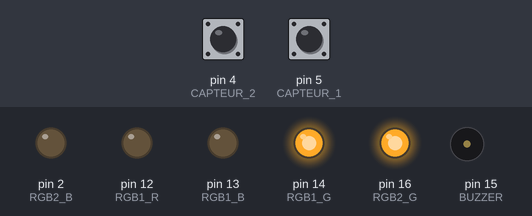
Bench run of a sketch on a simulated Arduino Uno, built with avr-gcc and run on an emulated ATmega328P. Shown: output pins drawn as LEDs (lit = HIGH), buzzer (waves = sounding). Inputs (shaded band) come from the test bench; at power-on: pin 4 (CAPTEUR_2) LOW, pin 5 (CAPTEUR_1) LOW. Pins used as bus, display or sensor lines are not drawn; what the sketch prints to the serial monitor is not drawn.

Above: at 1.2 s.
1.3 s: pin 4 (CAPTEUR_2) pulsed HIGH 2 times (0.12 s each, 0.3 s apart)
At 1.9 s:
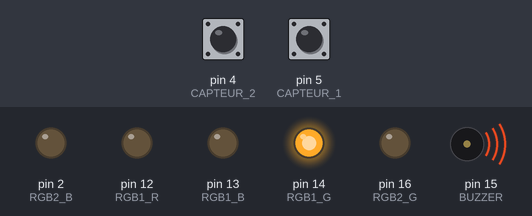
At 3.7 s:
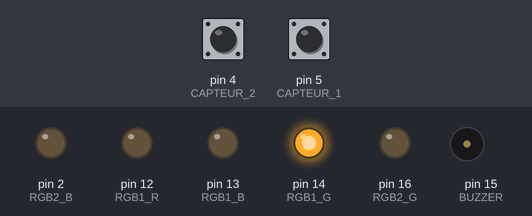
4.1 s: pin 5 (CAPTEUR_1) pulsed HIGH 2 times (0.12 s each, 0.3 s apart)
At 7.0 s:
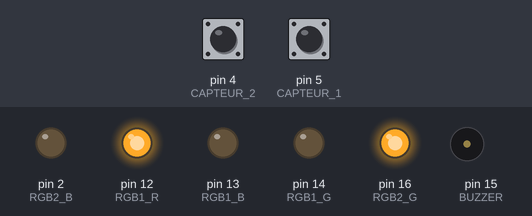
Timing chart, 0 to 10.7 s (numbered marks = the images above; inputs shaded):
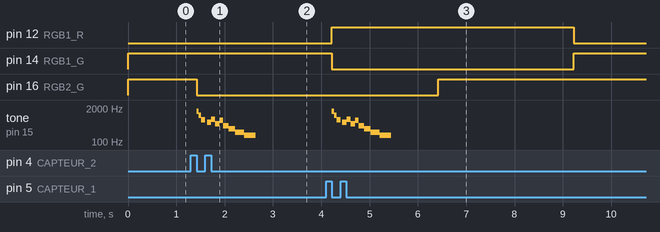

Measured:
- after the input at 1.3 s, pin 16 (RGB2_G): HIGH → LOW after 0.12 s; tone on pin 15 (BUZZER): plays 1500 Hz for 0.05 s, 1050 Hz for 0.06 s, 700 Hz for 0.08 s, 560 Hz for 0.09 s, 750 Hz for 0.08 s, 500 Hz for 0.09 s … (11 notes in this stretch), starting after 0.12 s
- after the input at 4.1 s, pin 12 (RGB1_R): LOW → HIGH after 0.12 s, → LOW 5.0 s later; pin 14 (RGB1_G): HIGH → LOW after 0.12 s, → HIGH 5.0 s later; tone on pin 15 (BUZZER): plays 1500 Hz for 0.05 s, 1050 Hz for 0.06 s, 700 Hz for 0.08 s, 560 Hz for 0.09 s, 750 Hz for 0.08 s, 500 Hz for 0.09 s … (11 notes in this stretch), starting after 0.12 s

The sketch:

cibles.ino
```cpp
// =========================
// CAPTEURS LUMINEUX
// =========================
#define CAPTEUR_1 5   // D1
#define CAPTEUR_2 4   // D2

// =========================
// RGB 1 - PERSONNAGE 1
// =========================
#define RGB1_G 14      // D5
#define RGB1_R 12      // D6
#define RGB1_B 13      // D7

// =========================
// RGB 2 - PERSONNAGE 2
// =========================
#define RGB2_G 16      // D0
#define RGB2_R 0       // D3
#define RGB2_B 2       // D4

#define BUZZER 15      // D8

bool mort1 = false;
bool mort2 = false;
bool pret1 = false;
bool pret2 = false;
unsigned long touche1A = 0;
unsigned long touche2A = 0;

const unsigned long DELAI_REINITIALISATION = 5000; // 5 secondes
// Son de KO arcade : attaque, tremblement, puis chute grave.
// Une frequence de 0 correspond a une courte pause.
const int NOTES_KO[] = {1500, 1050, 700, 0, 560, 750, 500, 680, 420, 320, 240, 180};
const unsigned long DUREES_KO[] = {45, 55, 80, 35, 90, 75, 90, 75, 110, 140, 180, 240};
const int NOMBRE_NOTES = sizeof(NOTES_KO) / sizeof(NOTES_KO[0]);
const int NIVEAU_LASER = LOW; // Le recepteur passe a LOW quand il est eclaire
const unsigned long INTERVALLE_AFFICHAGE = 200;
unsigned long dernierAffichage = 0;
unsigned long debutNote = 0;
int noteActuelle = 0;
bool buzzerActif = false;


// =========================
// COULEUR RGB
// =========================
void vertRGB(int G, int R, int B) {
  digitalWrite(G, HIGH);
  digitalWrite(R, LOW);
  digitalWrite(B, LOW);
}

void rougeRGB(int G, int R, int B) {
  digitalWrite(G, LOW);
  digitalWrite(R, HIGH);
  digitalWrite(B, LOW);
}

void sonner(unsigned long maintenant) {
  noteActuelle = 0;
  debutNote = maintenant;
  buzzerActif = true;
  tone(BUZZER, NOTES_KO[noteActuelle]);
}

void mettreAJourSon(unsigned long maintenant) {
  if (!buzzerActif || maintenant - debutNote < DUREES_KO[noteActuelle]) {
    return;
  }

  debutNote = maintenant;
  noteActuelle++;
  if (noteActuelle >= NOMBRE_NOTES) {
    noTone(BUZZER);
    buzzerActif = false;
  } else if (NOTES_KO[noteActuelle] == 0) {
    noTone(BUZZER);
  } else {
    tone(BUZZER, NOTES_KO[noteActuelle]);
  }
}

void setup() {

  Serial.begin(115200);

  // Capteurs
  pinMode(CAPTEUR_1, INPUT);
  pinMode(CAPTEUR_2, INPUT);

  // RGB 1
  pinMode(RGB1_G, OUTPUT);
  pinMode(RGB1_R, OUTPUT);
  pinMode(RGB1_B, OUTPUT);

  // RGB 2
  pinMode(RGB2_G, OUTPUT);
  pinMode(RGB2_R, OUTPUT);
  pinMode(RGB2_B, OUTPUT);

  pinMode(BUZZER, OUTPUT);
  digitalWrite(BUZZER, LOW);

  // Les deux personnages commencent VIVANTS
  vertRGB(RGB1_G, RGB1_R, RGB1_B);
  vertRGB(RGB2_G, RGB2_R, RGB2_B);

  Serial.println("================================");
  Serial.println("  SYSTEME DES PERSONNAGES");
  Serial.println("================================");
  Serial.println("Personnage 1 : VIVANT");
  Serial.println("Personnage 2 : VIVANT");
  Serial.println("Attente d'un etat sans laser sur chaque capteur");
}


void loop() {

  int capteur1 = digitalRead(CAPTEUR_1);
  int capteur2 = digitalRead(CAPTEUR_2);
  unsigned long maintenant = millis();

  mettreAJourSon(maintenant);

  if (maintenant - dernierAffichage >= INTERVALLE_AFFICHAGE) {
    dernierAffichage = maintenant;
    Serial.print("Capteur 1 = ");
    Serial.print(capteur1);
    Serial.print(" | Capteur 2 = ");
    Serial.println(capteur2);
  }


  // =========================
  // PERSONNAGE 1
  // =========================

  if (mort1 && maintenant - touche1A >= DELAI_REINITIALISATION) {
    mort1 = false;
    pret1 = false;
    vertRGB(RGB1_G, RGB1_R, RGB1_B);
    Serial.println("Personnage 1 : REINITIALISE");
  }

  if (!mort1 && capteur1 != NIVEAU_LASER) {
    pret1 = true;
  }

  if (!mort1 && pret1 && capteur1 == NIVEAU_LASER) {

    mort1 = true;
    pret1 = false;
    touche1A = maintenant;

    rougeRGB(RGB1_G, RGB1_R, RGB1_B);
    sonner(maintenant);

    Serial.println("💥 PERSONNAGE 1 TOUCHE !");
  }


  // =========================
  // PERSONNAGE 2
  // =========================

  if (mort2 && maintenant - touche2A >= DELAI_REINITIALISATION) {
    mort2 = false;
    pret2 = false;
    vertRGB(RGB2_G, RGB2_R, RGB2_B);
    Serial.println("Personnage 2 : REINITIALISE");
  }

  if (!mort2 && capteur2 != NIVEAU_LASER) {
    pret2 = true;
  }

  if (!mort2 && pret2 && capteur2 == NIVEAU_LASER) {

    mort2 = true;
    pret2 = false;
    touche2A = maintenant;

    rougeRGB(RGB2_G, RGB2_R, RGB2_B);
    sonner(maintenant);

    Serial.println("💥 PERSONNAGE 2 TOUCHE !");
  }

  delay(5);
}
```
